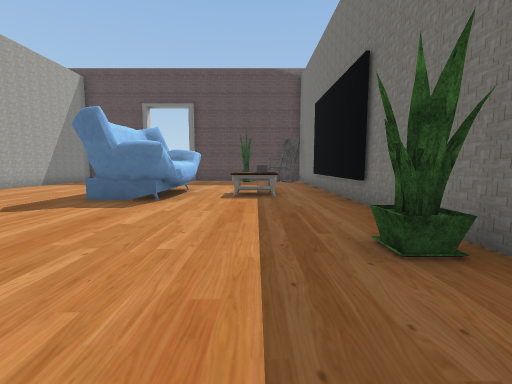
view 1 (above)

17 first-person views from a walk through a Unity game level. The camera is 1.4 m above the floor, tilts 6° down and sees 90° across. Doors are open. The floor is counted in squares, 1.5 m on a side. Each view is taken from the middle of a square. On the plan, view 1 faces up. The plan holds only what a view shows up to about 11 squares ahead; the rest is blank. The place goes on beyond the plan. The player is left out. Some animated figures are left out. Some surface patterns are stand-ins.

view 2
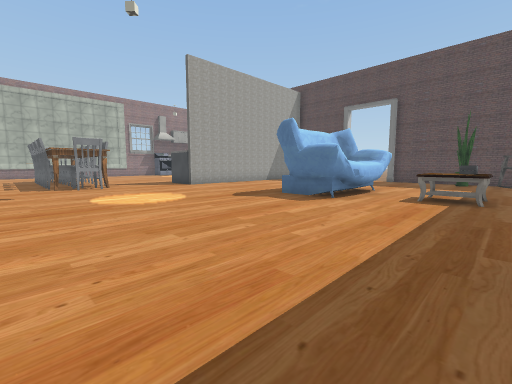

view 3
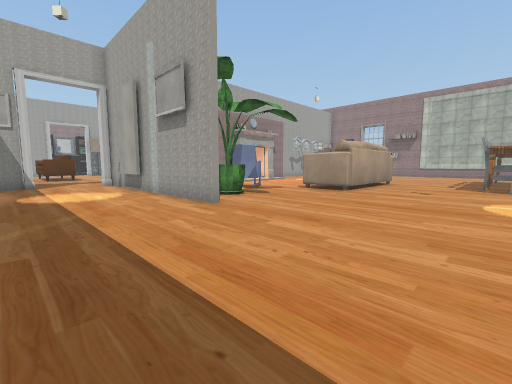

view 4
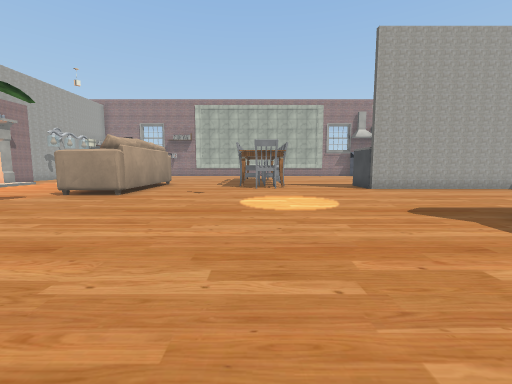

view 5
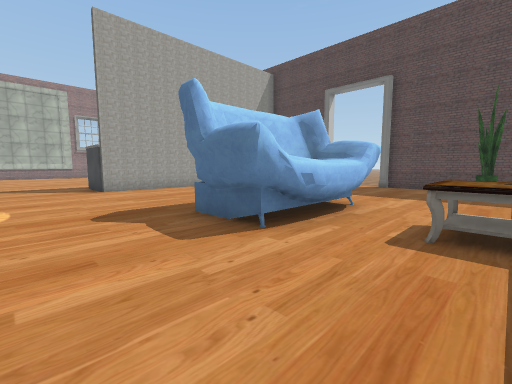

view 6
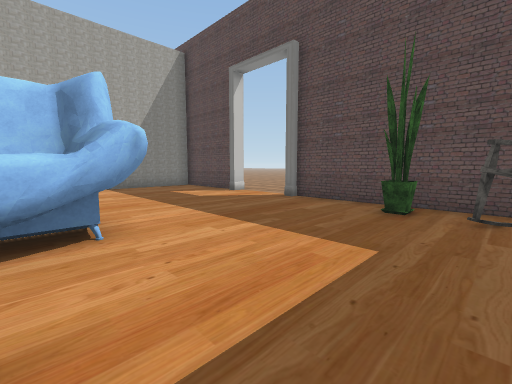

view 7
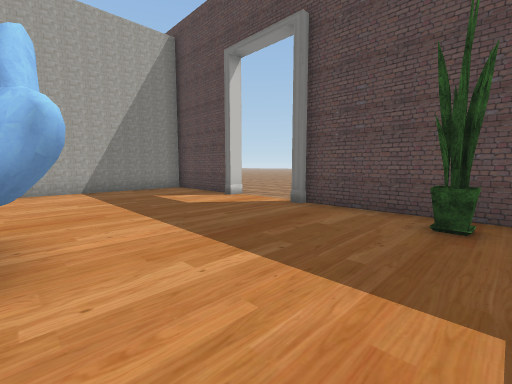

view 8
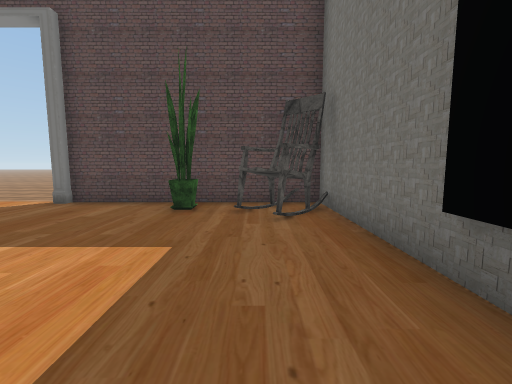

view 9
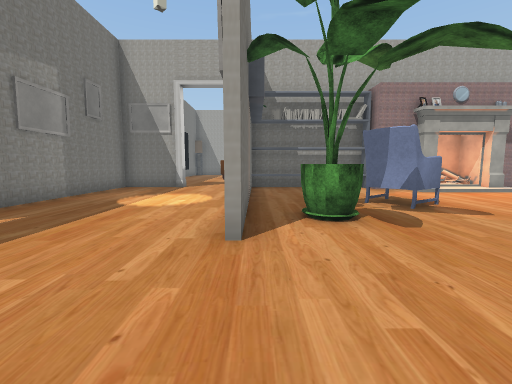

view 10
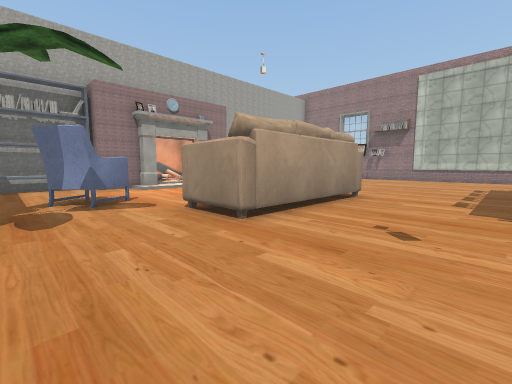

view 11
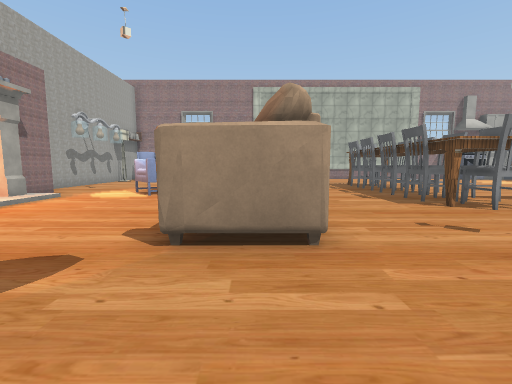

view 12
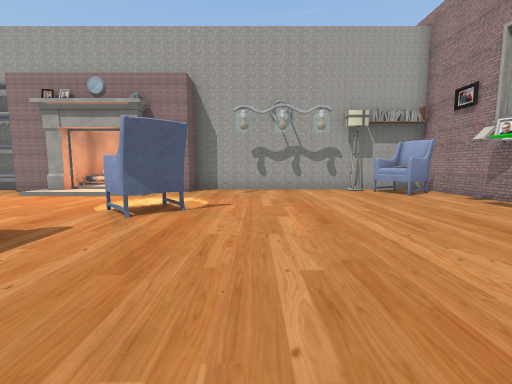

view 13
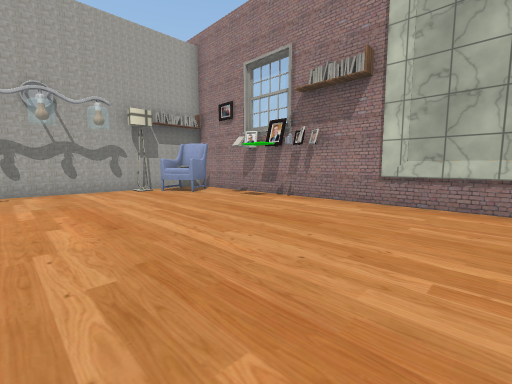

view 14
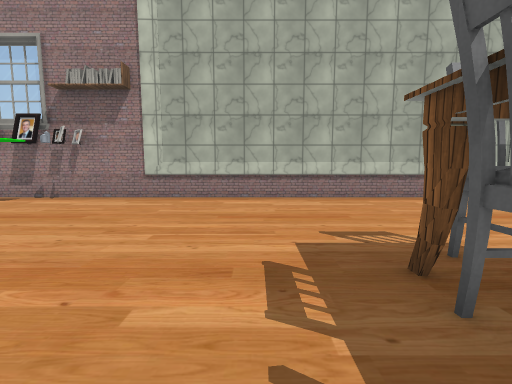

view 15
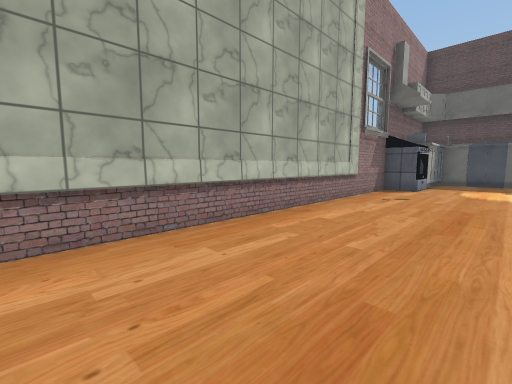

view 16
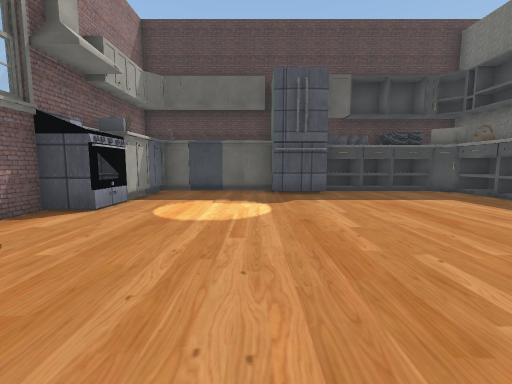

view 17
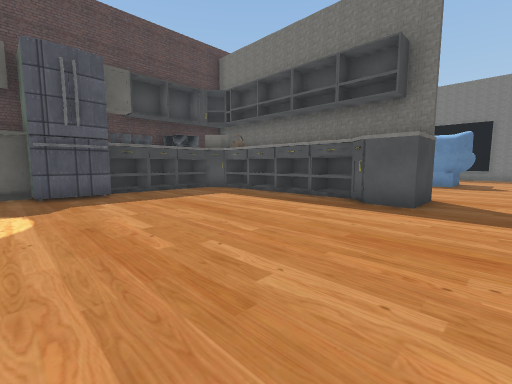

### Floor plan
Key: @ floor where view 1 was taken; # wall or solid block; . main floor; : floor 0.25 m higher than the main floor; D open door; ^ raised ledge; T table; P plant; C chair; A armchair; S stove; F fridge; O other object.
Columns run from 23 left of view 1 to 3 right of it. Each row starts with its distance up from view 1.
 17                 ...
 16                 ...
 15  OOOOOFFODDD#####...####C##
 14  OOOOOFFOODDD#........P.CC#
 13  O..........O#............
 12  O..........D#............#
 11  S..........D#............#
 10  S..........D#.....OOO....#
  9 #........... #.....OOO.T..#
  8 #...........D#.....OOOTT..#
  7 #...........D#.....OOO....#
  6 #.........................#
  5 #.........................#
  4 #....   ..................#
  3 #..... OO#CC#............P#
  2 #....CC###C##C............
  1 #.......C..C..............
  0 #......................@.
 -1 #........................
 -2 #..........OOOOO.........
 -3 #..........    O.........
 -4 #..........    O..#^#....
 -5 #................. ^#.....
 -6 #........AA.....AA..#.....#
 -7 #........A......A...#.....#
 -8 #...................#.....#
 -9 #.O........::::.....#.....#
-10 #.OA......OO  OO....#.....#
-11 #################OOO# ..###

Positions as (right, up) in squares from view 1, and headings:
1: (0, 0), facing up
2: (1, 0), facing up-left
3: (1, 2), facing down-left
4: (0, 2), facing left
5: (0, 4), facing up-left
6: (1, 9), facing up-left
7: (0, 10), facing up-left
8: (1, 9), facing up
9: (-3, 0), facing down
10: (-5, 1), facing down-left
11: (-5, -3), facing left
12: (-16, -1), facing down
13: (-16, -1), facing down-left
14: (-15, 0), facing left
15: (-19, 0), facing up-left
16: (-18, 5), facing up
17: (-18, 5), facing up-right
